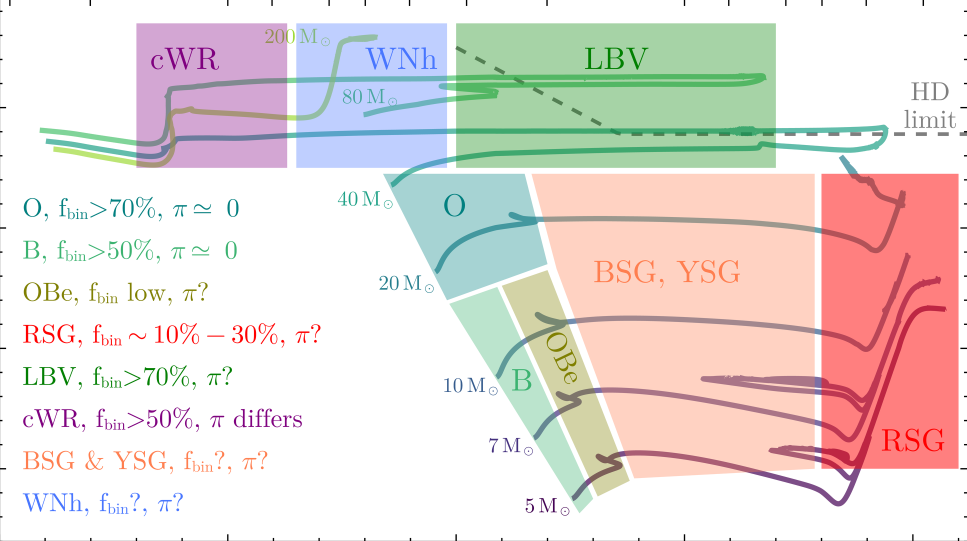
#> input picture docs/handover/viper_results/hrd_3d/HR_fig2_axes.png, 2901 x 1621 px (shown at 1/3 size)
$ python prep_background.py
#> lines starting #> are read from the running program, lines starting #| are printed output that depends on the picture; after the words box and inside, x2 and y2 are one past the last pixel; in counts of white or black regions, pixels touching at a corner belong together
#!/usr/bin/env python3
"""Prepare the MB24 Fig. 2 background rasters used by make_hrd.py.

Input : HR_fig2_axes.png   (300 dpi crop of figures/HR.pdf, axes frame only)
Output: HR_fig2_axes_grey.png  (light version)
        HR_fig2_axes_dark.png  (dark version, for black slides)

Steps
  1. mask out the f_bin legend text block, pixels x=[8,975], y=[535,1570], with white
  2. desaturate:  g = 255 - (255 - luminance) * 0.80
  3. find the MESA evolutionary tracks and fade them:
     - thin dark features are g below a 41x41 grey closing of g (depth > 25)
     - a connected component is a TRACK if its bounding box spans > 250 px; glyphs
       (region names, mass labels) and the dashed HD-limit segments stay below that
     - light version: g <- g + 0.50 * (closing - g) on track pixels
     - dark version: d = min(255, 2 * (255 - g)), then d <- 0.62 * d on track pixels
"""
import numpy as np
from PIL import Image
from scipy import ndimage

LEG_BOX = (535, 1570, 8, 975)     # y0, y1, x0, x1  of the f_bin legend block
DESAT = 0.80
CLOSE = 41
DEPTH = 25
SPAN = 250                        # px; longer than this -> evolutionary track
FADE_LIGHT = 0.50
FADE_DARK = 0.62

im = np.asarray(Image.open('HR_fig2_axes.png').convert('RGB')).astype(float)
y0, y1, x0, x1 = LEG_BOX
im[y0:y1, x0:x1, :] = 255.0
lum = 0.299*im[:, :, 0] + 0.587*im[:, :, 1] + 0.114*im[:, :, 2]
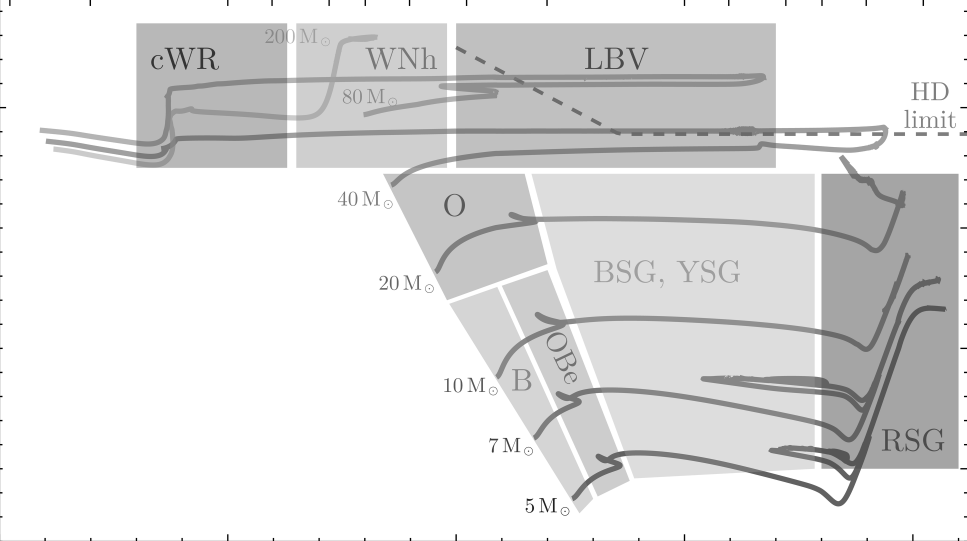
#> lum: shape (1621, 2901) float64 (shown at 1/3 size); min 0, max 255, mean 224.5
g = 255.0 - (255.0 - lum)*DESAT
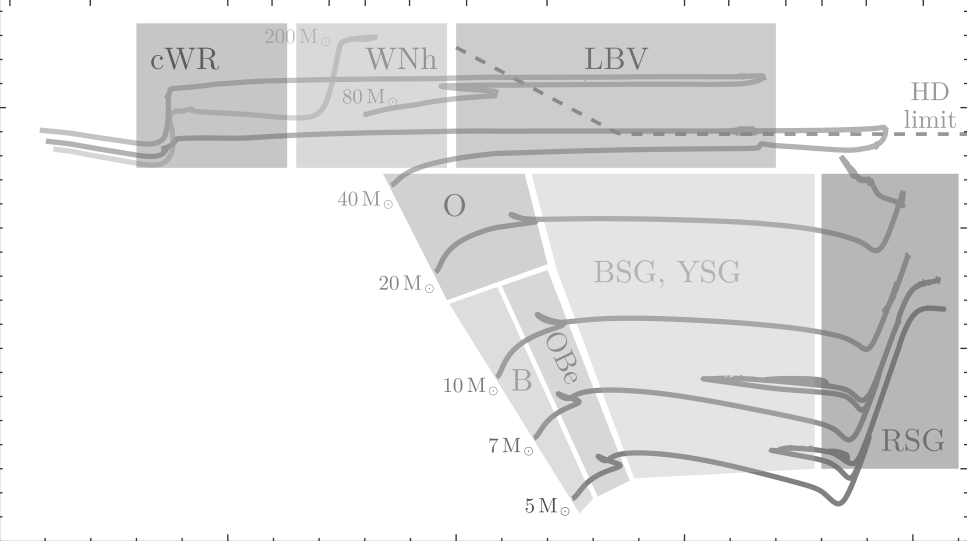
#> g: shape (1621, 2901) float64 (shown at 1/3 size); min 51, max 255, mean 230.6

closed = ndimage.grey_closing(g, size=(CLOSE, CLOSE))
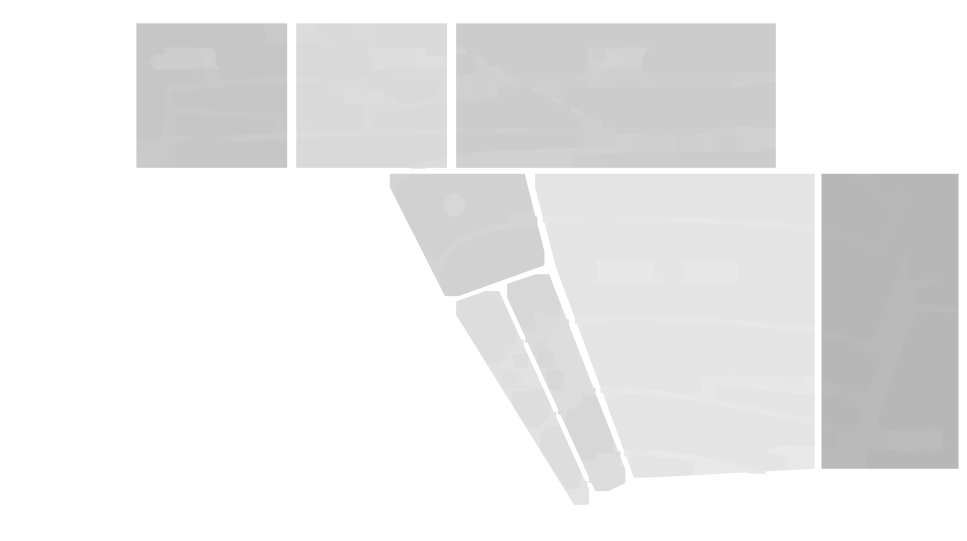
#> closed: shape (1621, 2901) float64 (shown at 1/3 size); min 183.2, max 255, mean 235.4
lab, n = ndimage.label(closed - g > DEPTH)
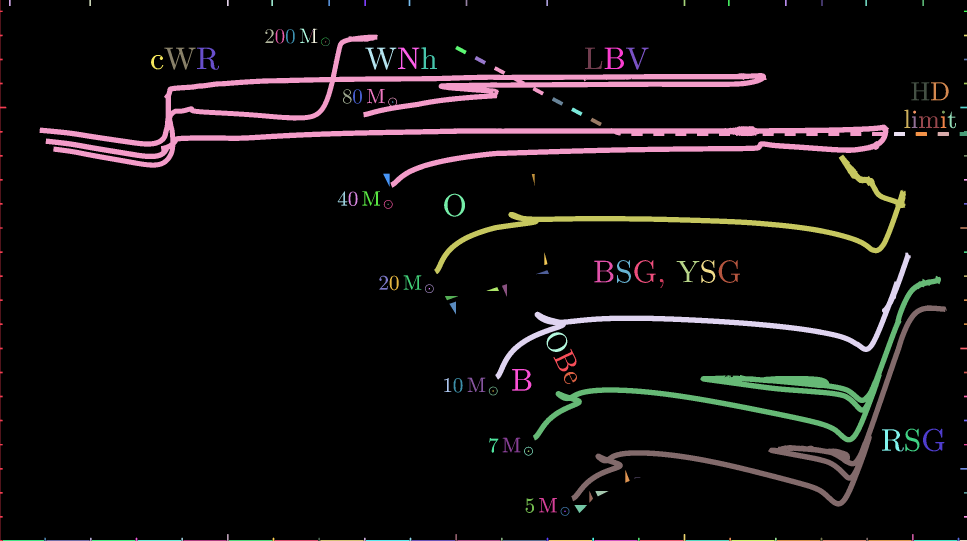
#> lab: shape (1621, 2901) int32 (shown at 1/3 size); 182 distinct labels, from 0 to 181; one colour per label, 0 black
#> n = 181
track = np.zeros_like(g, dtype=bool)
for i, sl in enumerate(ndimage.find_objects(lab)):
    if sl is None:
        continue
    if max(sl[0].stop - sl[0].start, sl[1].stop - sl[1].start) > SPAN:
        track[sl] |= (lab[sl] == i + 1)     # this component only
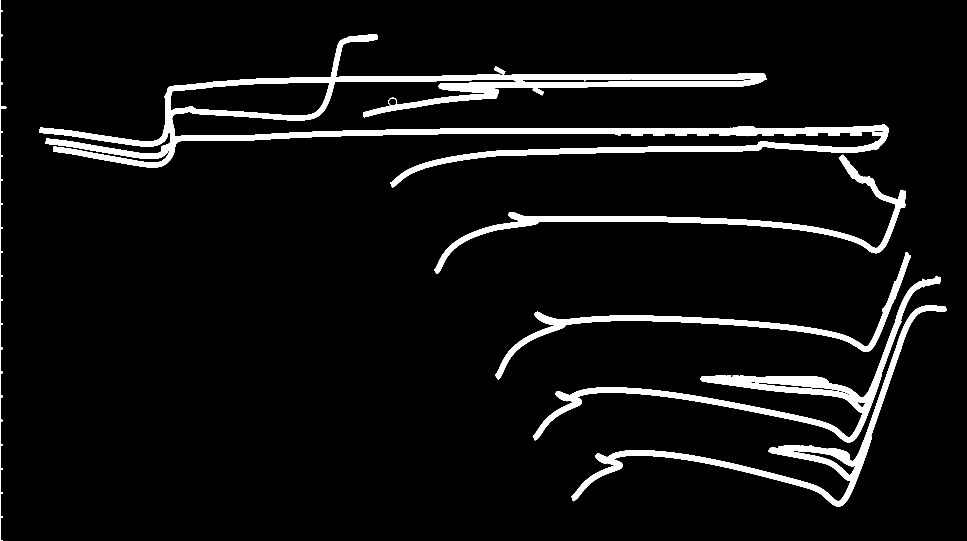
#> track: shape (1621, 2901) bool (shown at 1/3 size); 6.2% white; 6 white regions, box (x1, y1, x2, y2) and area: (118, 104, 2667, 563) 149198, (1599, 827, 2823, 1327) 45748, (1714, 915, 2841, 1520) 37366, (1303, 464, 2718, 822) 31141, (1486, 758, 2732, 1139) 26072, (0, 0, 19, 1621) 2425

light = g.copy()
light[track] = g[track] + FADE_LIGHT*(closed[track] - g[track])
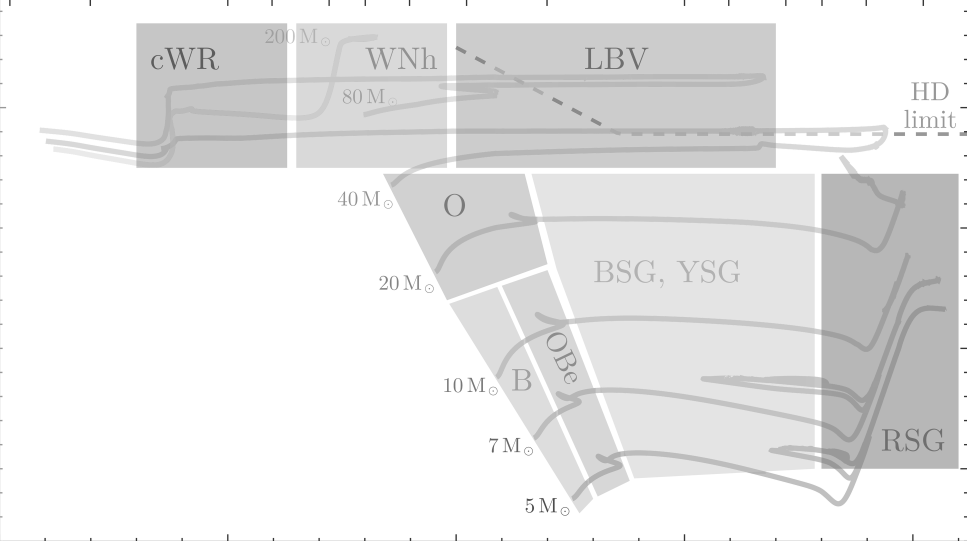
#> light: shape (1621, 2901) float64 (shown at 1/3 size); min 51, max 255, mean 232.4
dark = np.minimum(255.0, 2.0*(255.0 - g))
dark[track] *= FADE_DARK
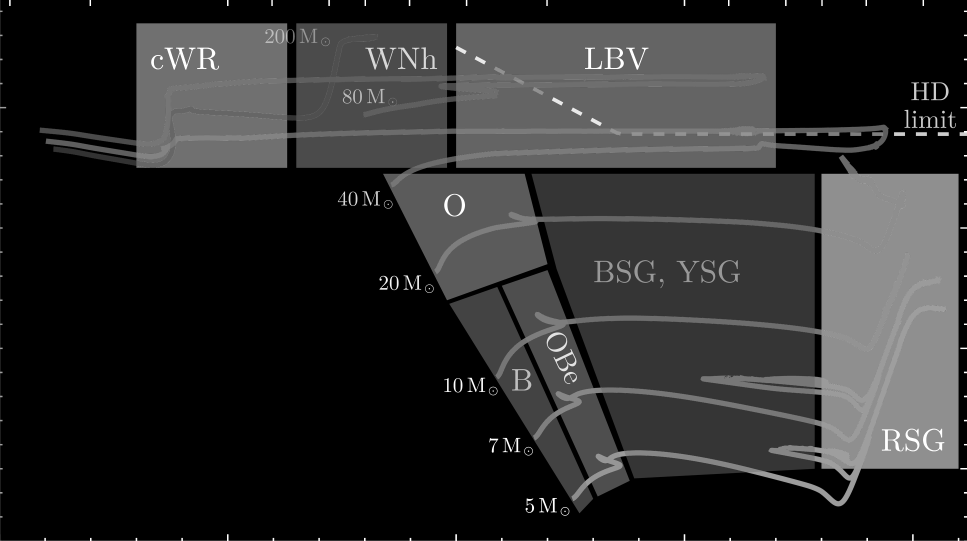
#> dark: shape (1621, 2901) float64 (shown at 1/3 size); min 0, max 255, mean 44.1

for arr, name in ((light, 'HR_fig2_axes_grey.png'), (dark, 'HR_fig2_axes_dark.png')):
    a = np.clip(arr, 0, 255).astype(np.uint8)
    Image.fromarray(np.repeat(a[:, :, None], 3, axis=2)).save(name)
#> this loop made 2 passes
#> name on passes 1 to 2: 'HR_fig2_axes_grey.png', 'HR_fig2_axes_dark.png'

t = track
print('track pixels: %d of %d components' % (t.sum(), n))
#| track pixels: 291950 of 181 components
print('light: tracks %d -> %d (median), region shading modes %s, '
      'region-name glyphs %d-%d'
      % (np.median(g[t]), np.median(light[t]),
         sorted(set(np.round(np.unique(g)[-8:]).astype(int)))[:4],
         np.percentile(g[(closed-g > 80)], 5), np.percentile(g[(closed-g > 80)], 95)))
#| light: tracks 158 -> 186 (median), region shading modes [255], region-name glyphs 62-169
print('dark : tracks %d -> %d (median)'
      % (np.median(np.minimum(255, 2*(255-g))[t]), np.median(dark[t])))
#| dark : tracks 192 -> 119 (median)
